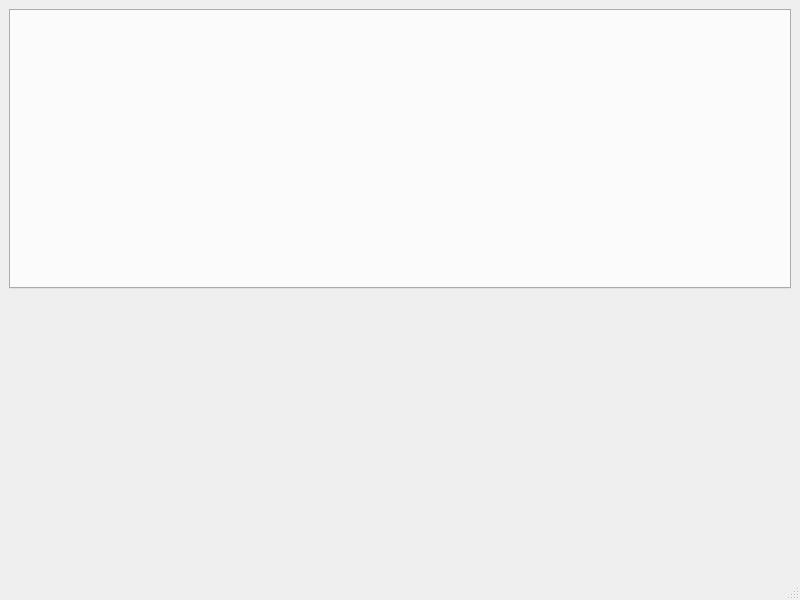
<?xml version="1.0" encoding="UTF-8"?>
<ui version="4.0">
 <class>MainWindow</class>
 <widget class="QMainWindow" name="MainWindow">
  <property name="geometry">
   <rect>
    <x>0</x>
    <y>0</y>
    <width>800</width>
    <height>600</height>
   </rect>
  </property>
  <property name="windowTitle">
   <string>MainWindow</string>
  </property>
  <widget class="QWidget" name="centralwidget">
   <layout class="QVBoxLayout" name="verticalLayout">
    <item>
     <widget class="QTabWidget" name="tabWidget">
      <property name="currentIndex">
       <number>-1</number>
      </property>
     </widget>
    </item>
    <item>
     <spacer name="verticalSpacer">
      <property name="orientation">
       <enum>Qt::Vertical</enum>
      </property>
      <property name="sizeHint" stdset="0">
       <size>
        <width>20</width>
        <height>40</height>
       </size>
      </property>
     </spacer>
    </item>
   </layout>
  </widget>
  <widget class="QMenuBar" name="menubar">
   <property name="geometry">
    <rect>
     <x>0</x>
     <y>0</y>
     <width>800</width>
     <height>25</height>
    </rect>
   </property>
  </widget>
  <widget class="QStatusBar" name="statusbar"/>
 </widget>
 <resources/>
 <connections/>
</ui>
